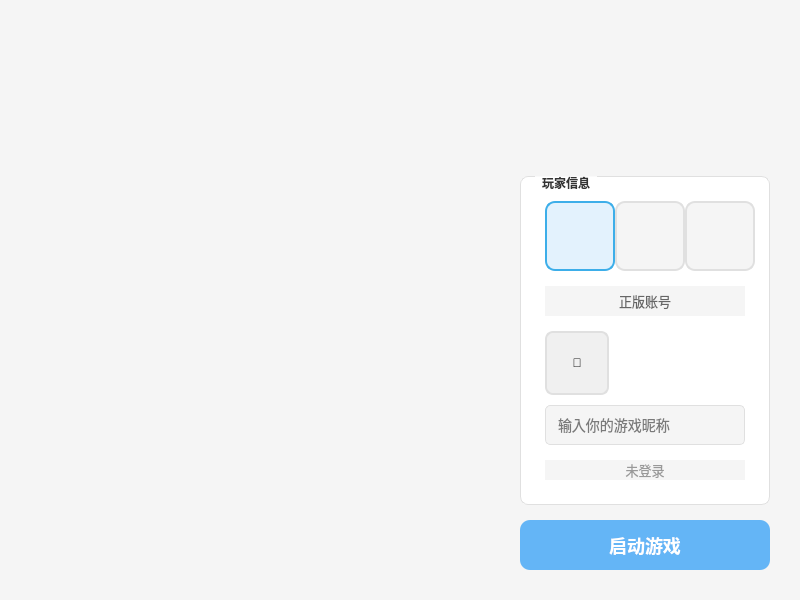
<?xml version="1.0" encoding="UTF-8"?>
<ui version="4.0">
 <class>HomePage</class>
 <widget class="QWidget" name="HomePage">
  <property name="geometry">
   <rect>
    <x>0</x>
    <y>0</y>
    <width>800</width>
    <height>600</height>
   </rect>
  </property>
  <property name="windowTitle">
   <string>Form</string>
  </property>
  <property name="styleSheet">
   <string notr="true">background-color: #f5f5f5;</string>
  </property>
  <layout class="QVBoxLayout" name="verticalLayout">
   <property name="spacing">
    <number>0</number>
   </property>
   <property name="leftMargin">
    <number>0</number>
   </property>
   <property name="topMargin">
    <number>0</number>
   </property>
   <property name="rightMargin">
    <number>0</number>
   </property>
   <property name="bottomMargin">
    <number>0</number>
   </property>
   <item>
    <spacer name="verticalSpacer">
     <property name="orientation">
      <enum>Qt::Vertical</enum>
     </property>
     <property name="sizeHint" stdset="0">
      <size>
       <width>20</width>
       <height>40</height>
      </size>
     </property>
    </spacer>
   </item>
   <item>
    <layout class="QHBoxLayout" name="horizontalLayout">
     <property name="leftMargin">
      <number>0</number>
     </property>
     <property name="topMargin">
      <number>0</number>
     </property>
     <property name="rightMargin">
      <number>30</number>
     </property>
     <property name="bottomMargin">
      <number>30</number>
     </property>
     <item>
      <spacer name="horizontalSpacer">
       <property name="orientation">
        <enum>Qt::Horizontal</enum>
       </property>
       <property name="sizeHint" stdset="0">
        <size>
         <width>40</width>
         <height>20</height>
        </size>
       </property>
      </spacer>
     </item>
     <item>
      <layout class="QVBoxLayout" name="rightLayout">
       <property name="spacing">
        <number>15</number>
       </property>
       <item>
        <widget class="QGroupBox" name="playerGroup">
         <property name="minimumSize">
          <size>
           <width>250</width>
           <height>0</height>
          </size>
         </property>
         <property name="maximumSize">
          <size>
           <width>250</width>
           <height>16777215</height>
          </size>
         </property>
         <property name="title">
          <string>玩家信息</string>
         </property>
         <property name="styleSheet">
          <string notr="true">QGroupBox {
background-color: #ffffff;
border: 1px solid #e0e0e0;
border-radius: 8px;
padding: 15px;
font-weight: bold;
}
QGroupBox::title {
subcontrol-origin: margin;
left: 15px;
padding: 0 5px;
color: #333333;
}</string>
         </property>
         <layout class="QVBoxLayout" name="playerLayout">
          <property name="spacing">
           <number>15</number>
          </property>
          <item>
           <layout class="QHBoxLayout" name="accountTypeLayout">
            <property name="spacing">
             <number>10</number>
            </property>
            <item>
             <widget class="QPushButton" name="microsoftBtn">
              <property name="minimumSize">
               <size>
                <width>70</width>
                <height>70</height>
               </size>
              </property>
              <property name="maximumSize">
               <size>
                <width>70</width>
                <height>70</height>
               </size>
              </property>
              <property name="styleSheet">
               <string notr="true">QPushButton {
background-color: #f5f5f5;
border: 2px solid #e0e0e0;
border-radius: 10px;
}
QPushButton:hover {
background-color: #e8e8e8;
border: 2px solid #3daee9;
}
QPushButton:checked {
background-color: #e3f2fd;
border: 2px solid #3daee9;
}</string>
              </property>
              <property name="text">
               <string/>
              </property>
              <property name="icon">
               <iconset resource="../resources.qrc">
                <normaloff>:/resources/run.png</normaloff>
               </iconset>
              </property>
              <property name="iconSize">
               <size>
                <width>32</width>
                <height>32</height>
               </size>
              </property>
              <property name="checkable">
               <bool>true</bool>
              </property>
              <property name="checked">
               <bool>true</bool>
              </property>
             </widget>
            </item>
            <item>
             <widget class="QPushButton" name="offlineBtn">
              <property name="minimumSize">
               <size>
                <width>70</width>
                <height>70</height>
               </size>
              </property>
              <property name="maximumSize">
               <size>
                <width>70</width>
                <height>70</height>
               </size>
              </property>
              <property name="styleSheet">
               <string notr="true">QPushButton {
background-color: #f5f5f5;
border: 2px solid #e0e0e0;
border-radius: 10px;
}
QPushButton:hover {
background-color: #e8e8e8;
border: 2px solid #3daee9;
}
QPushButton:checked {
background-color: #e3f2fd;
border: 2px solid #3daee9;
}</string>
              </property>
              <property name="text">
               <string/>
              </property>
              <property name="icon">
               <iconset resource="../resources.qrc">
                <normaloff>:/resources/run.png</normaloff>
               </iconset>
              </property>
              <property name="iconSize">
               <size>
                <width>32</width>
                <height>32</height>
               </size>
              </property>
              <property name="checkable">
               <bool>true</bool>
              </property>
             </widget>
            </item>
            <item>
             <widget class="QPushButton" name="thirdpartyBtn">
              <property name="minimumSize">
               <size>
                <width>70</width>
                <height>70</height>
               </size>
              </property>
              <property name="maximumSize">
               <size>
                <width>70</width>
                <height>70</height>
               </size>
              </property>
              <property name="styleSheet">
               <string notr="true">QPushButton {
background-color: #f5f5f5;
border: 2px solid #e0e0e0;
border-radius: 10px;
}
QPushButton:hover {
background-color: #e8e8e8;
border: 2px solid #3daee9;
}
QPushButton:checked {
background-color: #e3f2fd;
border: 2px solid #3daee9;
}</string>
              </property>
              <property name="text">
               <string/>
              </property>
              <property name="icon">
               <iconset resource="../resources.qrc">
                <normaloff>:/resources/run.png</normaloff>
               </iconset>
              </property>
              <property name="iconSize">
               <size>
                <width>32</width>
                <height>32</height>
               </size>
              </property>
              <property name="checkable">
               <bool>true</bool>
              </property>
             </widget>
            </item>
           </layout>
          </item>
          <item>
           <widget class="QLabel" name="accountTypeLabel">
            <property name="text">
             <string>正版账号</string>
            </property>
            <property name="alignment">
             <set>Qt::AlignCenter</set>
            </property>
            <property name="styleSheet">
             <string notr="true">font-size: 13px; color: #666666; padding: 5px;</string>
            </property>
           </widget>
          </item>
          <item>
           <layout class="QVBoxLayout" name="profileLayout">
            <property name="spacing">
             <number>10</number>
            </property>
            <item>
             <widget class="QLabel" name="skinLabel">
              <property name="minimumSize">
               <size>
                <width>64</width>
                <height>64</height>
               </size>
              </property>
              <property name="maximumSize">
               <size>
                <width>64</width>
                <height>64</height>
               </size>
              </property>
              <property name="styleSheet">
               <string notr="true">QLabel {
background-color: #f0f0f0;
border: 2px solid #e0e0e0;
border-radius: 8px;
}</string>
              </property>
              <property name="text">
               <string>👤</string>
              </property>
              <property name="alignment">
               <set>Qt::AlignCenter</set>
              </property>
              <property name="scaledContents">
               <bool>true</bool>
              </property>
             </widget>
            </item>
            <item>
             <widget class="QLineEdit" name="playerNameEdit">
              <property name="minimumSize">
               <size>
                <width>0</width>
                <height>40</height>
               </size>
              </property>
              <property name="placeholderText">
               <string>输入你的游戏昵称</string>
              </property>
              <property name="styleSheet">
               <string notr="true">QLineEdit {
background-color: #f5f5f5;
border: 1px solid #e0e0e0;
border-radius: 5px;
padding: 5px 10px;
font-size: 14px;
}
QLineEdit:focus {
border: 2px solid #3daee9;
background-color: #ffffff;
}</string>
              </property>
             </widget>
            </item>
           </layout>
          </item>
          <item>
           <widget class="QLabel" name="loginStatusLabel">
            <property name="text">
             <string>未登录</string>
            </property>
            <property name="alignment">
             <set>Qt::AlignCenter</set>
            </property>
            <property name="styleSheet">
             <string notr="true">font-size: 13px; color: #999999;</string>
            </property>
           </widget>
          </item>
         </layout>
        </widget>
       </item>
       <item>
        <widget class="QPushButton" name="launchButton">
         <property name="minimumSize">
          <size>
           <width>200</width>
           <height>50</height>
          </size>
         </property>
         <property name="styleSheet">
          <string notr="true">QPushButton {
background-color: #64b5f6;
color: white;
border: none;
border-radius: 10px;
padding: 10px 20px;
font-size: 18px;
font-weight: bold;
}
QPushButton:hover {
background-color: #42a5f5;
}
QPushButton:pressed {
background-color: #1e88e5;
}</string>
         </property>
         <property name="text">
          <string>启动游戏</string>
         </property>
        </widget>
       </item>
      </layout>
     </item>
    </layout>
   </item>
  </layout>
 </widget>
 <resources>
  <include location="../resources.qrc"/>
 </resources>
 <connections/>
</ui>
